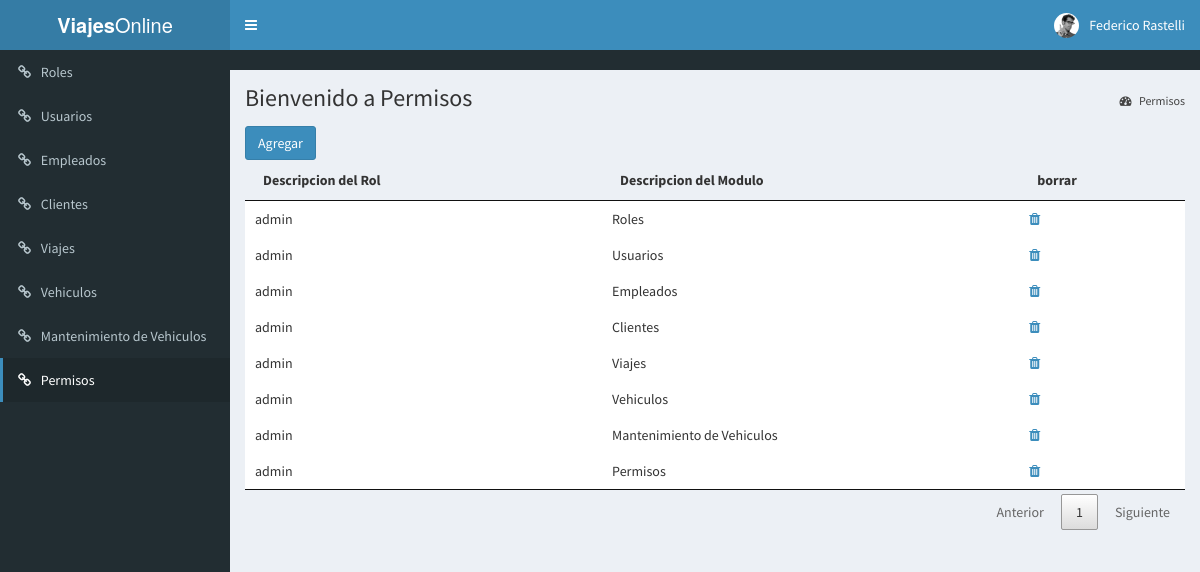
Page /index.php?page=permisos (signed in) on the committed database.
### tables this page shows
CREATE TABLE Permiso (
    id INT NOT NULL AUTO_INCREMENT primary key ,
    id_Rol int ,
    id_Modulo int,
    foreign key(id_Rol) references Rol(id),
    foreign key(id_Modulo) references Modulo(id)
);

CREATE TABLE Rol (
    id INT NOT NULL AUTO_INCREMENT primary key ,
    descripcion varchar(50)
);

CREATE TABLE Modulo (
    id INT NOT NULL AUTO_INCREMENT primary key ,
    descripcion varchar(50)
);

### middleware/requiereLogin.php (called while the page is built, shortened)
<?php
if ( !isset( $_SESSION['authenticate'] ) || $_SESSION['authenticate'] !== true ){
    header('Location: login.php');
    exit;
}else {
    $autorize = true;
}

### Helper.php (called while the page is built, shortened)
<?php
abstract class Helper
{
    static public function isPage($pageName)
    {
        if( isset($_GET['page']) && $_GET['page'] === $pageName )
            return true;
        return false;
    }
}

### models/DataBase.php (called while the page is built, shortened)
<?php
class DataBase
{
    private $_db;
    private static $instancia;
    public static function getInstance()
    {
        if (  !self::$instancia instanceof self) {
            self::$instancia = new self;
        }
        return self::$instancia;
    }
    public function query($query)
    {
        $type = explode(" ", trim($query) );
        switch ( strtolower($type[0]) ){
            case 'select':
                return $this->_select($query);
                break;
        }
    }
    private function _select($query)
    {
        $res = $this->_execQuery($query);
        $rows = [];
        while( $reg = $res->fetch_object() ) {
            $rows[] = $reg;
        }
        return $rows;
    }
    private function _execQuery($query)
    {
        $res = $this->_db->query($query);
        return $res;
    }
    private function _connect()
    {
        $this->_db = mysqli_connect( self::DB_HOST, self::DB_USER, self::DB_PASSWORD, self::DB_NAME );
    }
}

### models/Permiso_model.php (called while the page is built, shortened)
<?php
require_once 'DataBase.php';
class Permiso implements ModelInterface
{
    static public function getAll()
    {
        $db = DataBase::getInstance();
            $query = "select p.id as id, id_modulo as moduloId, m.descripcion as moduloDescripcion, r.id as rolId, r.descripcion as rolDescripcion  from Permiso p INNER JOIN Rol r ON r.id = p.id_rol INNER JOIN Modulo m ON m.id = p.id_modulo";
        return $db->query($query);
    }
}
?>

### View/Permisos_view.php (the view, shortened to what this page needs)
<?php
print_r($_POST);
$listPermisos = Permiso::getAll();
?>
<div class="content-wrapper">
    <section class="content-header">
        <h1> Bienvenido a Permisos </h1>
        <ol class="breadcrumb">
            <li><a href="#"><i class="fa fa-dashboard"></i> Permisos</a></li>
        </ol>
    </section>
    <section class="content container-fluid">
        <button type="button" class="btn btn-primary" data-toggle="modal" data-target="#modalRol">Agregar</button>
        <table>
            <thead>
                <tr>
                    <th>Descripcion del Rol</th>
                    <th>Descripcion del Modulo</th>
                    <th>borrar</th>
                </tr>
            </thead>
        <tbody>
            <?php foreach($listPermisos as $permiso) { ?>
                <tr>
                    <td><?php echo $permiso->rolDescripcion ; ?></td>
                    <td><?php echo $permiso->moduloDescripcion ; ?></td>
                    <td>
                        <a class="btn-modal-delete-permiso" href="#" data-toggle="modal"
                            data-target="#modalDelete"
                            data-id="<?php echo $permiso->id; ?>">
                            <i class="fa fa-trash" aria-hidden="true"></i></a>
                    </td>
                </tr>
            <?php } ?>
        </tbody>
    </section>
</div>

### index.php (shortened to what this page needs)
<?php
if(isset($_GET['page']) && !empty($_GET['page']))
{
    require_once 'middleware/requiereLogin.php';
    require_once "Helper.php";
    require_once "templates/head.php";
    require_once "templates/header.php";
    require_once "templates/menu.php";
    switch ($_GET['page']) {
        case 'permisos':
            require_once "models/Permiso_model.php";
            require_once 'View/Permisos_view.php';
            break;
    }
} else {
    header('location: login.php');
}
require_once "templates/footer.php";

### templates/head.php (shortened to what this page needs)
<!DOCTYPE html>
<html>
<head>
  <link rel="stylesheet" href="public/css/bootstrap.min.css">
  <link rel="stylesheet" href="public/font-awesome/css/font-awesome.min.css">
  <link rel="stylesheet" href="public/css/AdminLTE.min.css">
  <link rel="stylesheet" href="public/css/skin-blue.min.css">
  <link rel="stylesheet" href="public/css/jquery.dataTables.min.css">
</head>
<body class="hold-transition <?php echo (isset($autorize) && $autorize === true) ? 'skin-blue' : ''; ?> login-page">
    <div class="wrapper">

### templates/header.php (shortened to what this page needs)
<header class="main-header">
  <a href="#" class="logo">
    <span class="logo-lg"><b>Viajes</b>Online</span>
  </a>
  <nav class="navbar navbar-static-top" role="navigation">
    <a href="#" class="sidebar-toggle" data-toggle="push-menu" role="button">
    </a>
    <div class="navbar-custom-menu">
      <ul class="nav navbar-nav">
        <li class="dropdown user user-menu">
          <a href="#" class="dropdown-toggle" data-toggle="dropdown">
            <img src="public/img/user2-160x160.jpg" class="user-image" alt="User Image">
            <span class="hidden-xs">Federico Rastelli</span>
          </a>
        </li>
      </ul>
    </div>
  </nav>
</header>

### templates/menu.php
<aside class="main-sidebar">
  <section class="sidebar">
    <ul class="sidebar-menu" data-widget="tree">
      <li <?php echo ( Helper::isPage('roles') ) ? 'class="active"' : '' ?> ><a href="index.php?page=roles"><i class="fa fa-link"></i> <span>Roles</span></a></li>
      <li <?php echo ( Helper::isPage('usuario') ) ? 'class="active"' : '' ?>><a href="index.php?page=usuario"><i class="fa fa-link"></i> <span>Usuarios</span></a></li>
      <li><a href="index.php?page=empleado"><i class="fa fa-link"></i> <span>Empleados</span></a></li>
      <li <?php echo ( Helper::isPage('clientes') ) ? 'class="active"' : '' ?>><a href="index.php?page=clientes"><i class="fa fa-link"></i> <span>Clientes</span></a></li>
      <li <?php echo ( Helper::isPage('viajes') ) ? 'class="active"' : '' ?>><a href="index.php?page=viajes"><i class="fa fa-link"></i> <span>Viajes</span></a></li>
      <li <?php echo ( Helper::isPage('vehiculos') ) ? 'class="active"' : '' ?>><a href="index.php?page=vehiculos"><i class="fa fa-link"></i> <span>Vehiculos</span></a></li>
      <li><a href="#"><i class="fa fa-link"></i> <span>Mantenimiento de Vehiculos</span></a></li>
      <li <?php echo ( Helper::isPage('permisos') ) ? 'class="active"' : '' ?>><a href="index.php?page=permisos"><i class="fa fa-link"></i> <span>Permisos</span></a></li>
    </ul>
  </section>
</aside>

### templates/footer.php (shortened to what this page needs)
</div>
</body>
</html>

### rows in the picture
permiso: id_Rol.descripcion "admin", id_Modulo.descripcion "Roles"
permiso: id_Rol.descripcion "admin", id_Modulo.descripcion "Usuarios"
permiso: id_Rol.descripcion "admin", id_Modulo.descripcion "Empleados"
permiso: id_Rol.descripcion "admin", id_Modulo.descripcion "Clientes"
permiso: id_Rol.descripcion "admin", id_Modulo.descripcion "Viajes"
permiso: id_Rol.descripcion "admin", id_Modulo.descripcion "Vehiculos"
permiso: id_Rol.descripcion "admin", id_Modulo.descripcion "Mantenimiento de Vehiculos"
permiso: id_Rol.descripcion "admin", id_Modulo.descripcion "Permisos"
